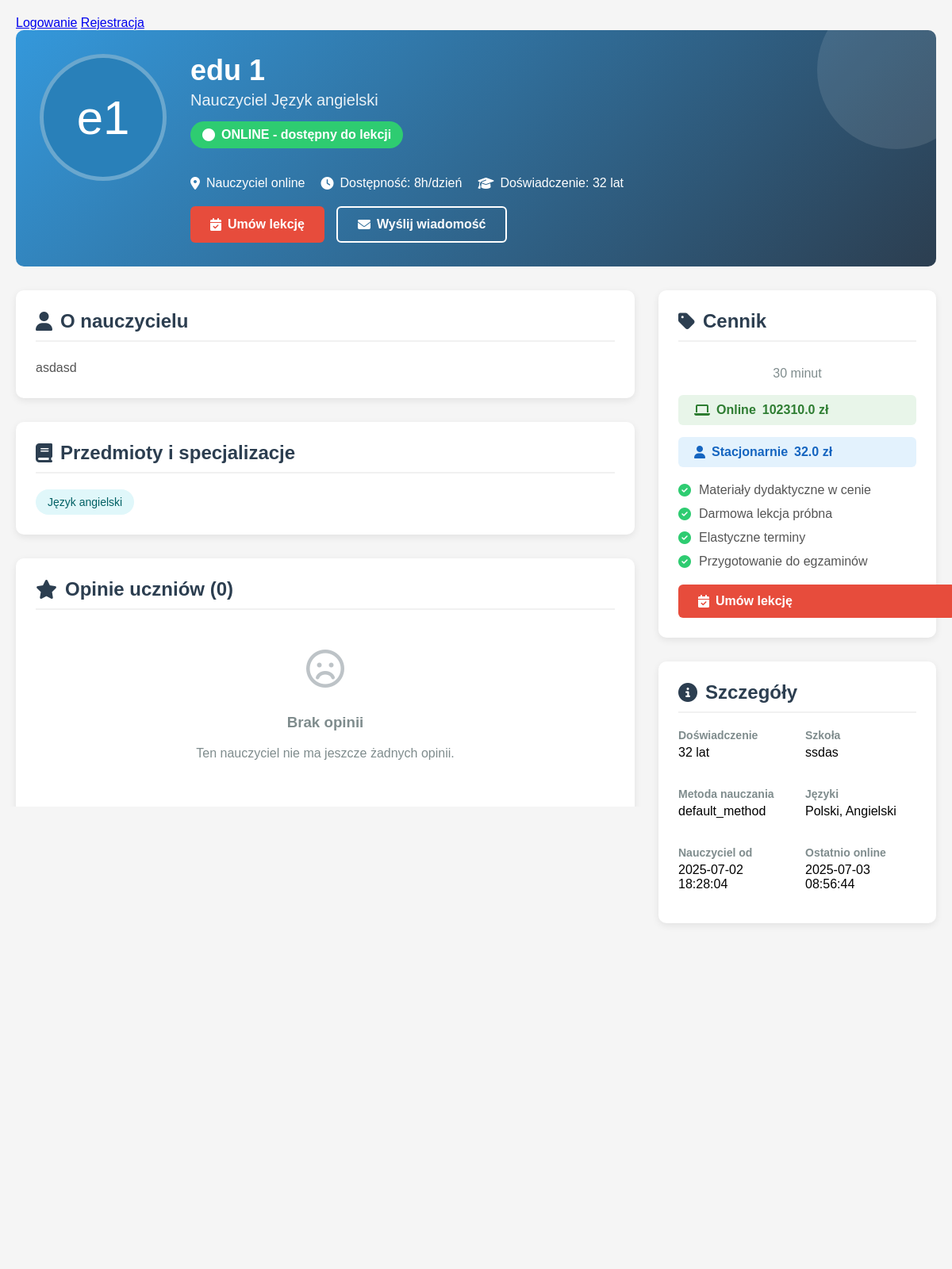
The page /teacher_profile/3 (signed in) on the database its author committed.
### tables this page shows
CREATE TABLE users (
                id INTEGER PRIMARY KEY AUTOINCREMENT,
                username TEXT UNIQUE NOT NULL,
                email TEXT UNIQUE NOT NULL,
                hash TEXT NOT NULL,
                role INTEGER DEFAULT 0,
                voivodeship TEXT,
                regional_teacher_id INTEGER,
                first_name TEXT,
                last_name TEXT,
                phone TEXT,
                school TEXT,
                subjects TEXT,
                experience_years INTEGER,
                bio TEXT,
                profile_picture TEXT,
                created_at TIMESTAMP DEFAULT CURRENT_TIMESTAMP,
                is_online INTEGER DEFAULT 0,
                last_online TIMESTAMP,
                teaching_modes TEXT DEFAULT 'online',
                availability_hours INTEGER DEFAULT 8,
                parental_email TEXT,
                password_setup_token TEXT,
                token_expiry TIMESTAMP,
                password_reset_token TEXT,
                password_reset_expiry TIMESTAMP,
                tmethod TEXT DEFAULT 'default_method'
            );

CREATE TABLE teacher_pricing (
                teacher_id INTEGER PRIMARY KEY,
                price_online REAL NOT NULL DEFAULT 80.0,
                price_in_person REAL NOT NULL DEFAULT 100.0,
                updated_at TIMESTAMP DEFAULT CURRENT_TIMESTAMP,
                FOREIGN KEY (teacher_id) REFERENCES users (id)
            );

### app.py (the view)
@app.route("/teacher_profile/<int:teacher_id>")
def teacher_profile(teacher_id):
    if "user_id" not in session:
        flash("Musisz być zalogowany, aby przeglądać profile nauczycieli", "error")
        return redirect(url_for("login"))
    db = get_db()
    teacher = db.execute("""
        SELECT u.*, p.city, p.address, p.lat, p.lng,
               rt.username as regional_teacher_name
        FROM users u
        LEFT JOIN pins p ON u.id = p.created_by
        LEFT JOIN users rt ON u.regional_teacher_id = rt.id
        WHERE u.id = ? AND u.role IN (?, ?)
    """, (teacher_id, ROLE_TEACHER, ROLE_REGIONAL_TEACHER)).fetchone()
    if not teacher:
        flash("Nauczyciel nie istnieje", "error")
        return redirect(url_for("index"))
    teacher = row_to_dict(teacher)
    availability = {}
    availability_rows = db.execute("""
        SELECT day_of_week, start_time, end_time, is_available, teaching_mode
        FROM teacher_availability
        WHERE teacher_id = ?
    """, (teacher_id,)).fetchall()
    for row in availability_rows:
        day = row['day_of_week']
        time_slot = f"{row['start_time']} - {row['end_time']}"
        if day not in availability:
            availability[day] = {}
        availability[day][time_slot] = {
            'available': row['is_available'],
            'mode': row['teaching_mode']
        }
    reviews = []
    pricing = db.execute("""
        SELECT price_online, price_in_person
        FROM teacher_pricing
        WHERE teacher_id = ?
    """, (teacher_id,)).fetchone()
    if not pricing:
        pricing = {"price_online": "brak danych", "price_in_person": "brak danych"}
    return render_template("teacher_profile.html",
                           teacher=teacher,
                           availability=availability,
                           reviews=reviews,
                           time_slots=generate_time_slots(),
                           datetime=datetime,
                           pricing=pricing)

### templates/teacher_profile.html (shortened to what this page needs)
<!DOCTYPE html>
<html lang="pl">
<head>
    <link rel="stylesheet" href="https://cdnjs.cloudflare.com/ajax/libs/font-awesome/6.4.0/css/all.min.css ">
</head>
<body>
    <nav>
        <div class="nav-left">
            {% if logged_in %}
                Witaj, <strong>{{ session.get('username') }}</strong> ({{ role }}) |
                <a href="{{ url_for('index') }}">Strona główna</a>
                <a href="{{ url_for('online_teachers') }}">Nauczyciele Online</a>
                {% if role in ['admin', 'teacher'] %}
                    <a href="{{ url_for('add') }}">Dodaj Pinezkę</a>
                {% endif %}
                {% if role == 'teacher' and teacher_has_pin %}
                    <a href="{{ url_for('edit_pin', pin_id=session.get('assigned_pin_id')) }}">Edytuj swoją pinezkę</a>
                {% endif %}
                {% if role == 'admin' %}
                    <a href="{{ url_for('users') }}">Użytkownicy</a>
                    <a href="{{ url_for('messages') }}">Wiadomości</a>
                {% endif %}
            {% else %}
                <a href="{{ url_for('login') }}">Logowanie</a>
                <a href="{{ url_for('register') }}">Rejestracja</a>
            {% endif %}
        </div>
    </nav>
    <div class="profile-container">
        <div class="profile-header">
            <div class="avatar-container">
                <div class="teacher-avatar">
                    {{ teacher.first_name[0] }}{{ teacher.last_name[0] }}
                </div>
            </div>
            <div class="profile-info">
                <h1 class="teacher-name">{{ teacher.first_name }} {{ teacher.last_name }}</h1>
                <div class="teacher-title">Nauczyciel {{ teacher.subjects.split(', ')[0] }}</div>
                <div class="status-badge">
                    <i class="fas fa-circle"></i> ONLINE - dostępny do lekcji
                </div>
                <div class="contact-info">
                    <div class="contact-item">
                        <i class="fas fa-map-marker-alt"></i>
                        {% if teacher.voivodeship %}
                            {{ teacher.voivodeship }}{% if teacher.city %}, {{ teacher.city }}{% endif %}
                        {% else %}
                            Nauczyciel online
                        {% endif %}
                    </div>
                    <div class="contact-item">
                        <i class="fas fa-clock"></i>
                        Dostępność: {{ teacher.availability_hours }}h/dzień
                    </div>
                    <div class="contact-item">
                        <i class="fas fa-graduation-cap"></i>
                        Doświadczenie: {{ teacher.experience_years }} lat
                    </div>
                </div>
                <div class="profile-actions">
                    <a href="{{ url_for('book_teacher', teacher_id=teacher.id) }}" class="btn btn-primary">
                        <i class="fas fa-calendar-check"></i> Umów lekcję
                    </a>
                    <a href="#" class="btn btn-outline">
                        <i class="fas fa-envelope"></i> Wyślij wiadomość
                    </a>
                </div>
            </div>
        </div>
        <div class="profile-content">
            <div class="main-content">
                <div class="section">
                    <h2 class="section-title"><i class="fas fa-user"></i> O nauczycielu</h2>
                    <div class="about-content">
                        {{ teacher.bio or "Nauczyciel nie dodał jeszcze opisu swojego profilu." }}
                    </div>
                </div>
                <div class="section">
                    <h2 class="section-title"><i class="fas fa-book"></i> Przedmioty i specjalizacje</h2>
                    <div class="subjects-list">
                        {% for subject in teacher.subjects.split(', ') %}
                        <div class="subject-tag">{{ subject }}</div>
                        {% endfor %}
                    </div>
                </div>
                <div class="section">
                    <h2 class="section-title"><i class="fas fa-star"></i> Opinie uczniów ({{ reviews|length }})</h2>
                    <div class="reviews-container">
                        {% if reviews %}
                            {% for review in reviews %}
                            <div class="review">
                                <div class="review-header">
                                    <div class="review-avatar">{{ review.student_name[0] }}</div>
                                    <div class="review-name">{{ review.student_name }}</div>
                                    <div class="review-date">{{ review.date }}</div>
                                </div>
                                <div class="review-rating">
                                    {% for i in range(5) %}
                                    <i class="fas fa-star{% if i >= review.rating %}-o{% endif %}"></i>
                                    {% endfor %}
                                </div>
                                <div class="review-content">
                                    {{ review.content }}
                                </div>
                            </div>
                            {% endfor %}
                        {% else %}
                            <div class="no-reviews">
                                <i class="far fa-frown"></i>
                                <h3>Brak opinii</h3>
                                <p>Ten nauczyciel nie ma jeszcze żadnych opinii.</p>
                            </div>
                        {% endif %}
                    </div>
                </div>
            </div>
            <div class="sidebar">
                <div class="section booking-card">
                    <h2 class="section-title"><i class="fas fa-tag"></i> Cennik</h2>
                    <div class="booking-price">
                        <span>30 minut</span>
                    </div>
                    <div class="modes-list">
                        <div class="mode-tag mode-online">
                            <i class="fas fa-laptop"></i> Online <span>{{ pricing.price_in_person }} zł<span/>
                        </div>
                        <div class="mode-tag mode-in-person">
                            <i class="fas fa-user"></i> Stacjonarnie <span>{{ pricing.price_online }} zł<span/>
                        </div>
                    </div>
                    <div class="booking-features">
                        <div class="feature-item">
                            <i class="fas fa-check-circle"></i>
                            <span>Materiały dydaktyczne w cenie</span>
                        </div>
                        <div class="feature-item">
                            <i class="fas fa-check-circle"></i>
                            <span>Darmowa lekcja próbna</span>
                        </div>
                        <div class="feature-item">
                            <i class="fas fa-check-circle"></i>
                            <span>Elastyczne terminy</span>
                        </div>
                        <div class="feature-item">
                            <i class="fas fa-check-circle"></i>
                            <span>Przygotowanie do egzaminów</span>
                        </div>
                    </div>
                    <a href="{{ url_for('book_teacher', teacher_id=teacher.id) }}" class="btn btn-primary" style="width: 100%;">
                        <i class="fas fa-calendar-check"></i> Umów lekcję
                    </a>
                </div>
                <div class="section">
                    <h2 class="section-title"><i class="fas fa-info-circle"></i> Szczegóły</h2>
                    <div class="info-grid">
                        <div class="info-item">
                            <div class="info-label">Doświadczenie</div>
                            <div class="info-value">{{ teacher.experience_years }} lat</div>
                        </div>
                        <div class="info-item">
                            <div class="info-label">Szkoła</div>
                            <div class="info-value">{{ teacher.school or 'Nie podano' }}</div>
                        </div>
                        <div class="info-item">
                            <div class="info-label">Metoda nauczania</div>
                            <div class="info-value">{{ teacher.tmethod }}</div>
                        </div>
                        <div class="info-item">
                            <div class="info-label">Języki</div>
                            <div class="info-value">Polski, Angielski</div>
                        </div>
                        <div class="info-item">
                            <div class="info-label">Nauczyciel od</div>
                            <div class="info-value">{{ teacher.created_at|format_date }}</div>
                        </div>
                        <div class="info-item">
                            <div class="info-label">Ostatnio online</div>
                            <div class="info-value">{{ teacher.last_online|format_datetime }}</div>
                        </div>
                    </div>
                </div>
                <div class="section">
                    <h2 class="section-title"><i class="fas fa-map-marker-alt"></i> Lokalizacja</h2>
                    {% if teacher.city %}
                    <p><i class="fas fa-city"></i> {{ teacher.city }}, {{ teacher.voivodeship }}</p>
                    <p><i class="fas fa-home"></i> {{ teacher.address or 'Nie podano adresu' }}</p>
                    <div id="mini-map" style="height: 200px; margin-top: 15px; border-radius: 8px; overflow: hidden;"></div>
                    {% else %}
                    <p>Nauczyciel prowadzi wyłącznie lekcje online</p>
                    {% endif %}
                </div>
            </div>
        </div>
    </div>
</body>
</html>

### rows shown on the page
users: first_name "e", last_name "1", first_name "edu", subjects "Język angielski", availability_hours "8", experience_years "32", bio "asdasd", school "ssdas", tmethod "default_method", created_at "2025-07-02 18:28:04", last_online "2025-07-03 08:56:44"
teacher_pricing: price_in_person "102310.0", price_online "32.0"

### other values the page prints
{{ reviews|length }} "0"
